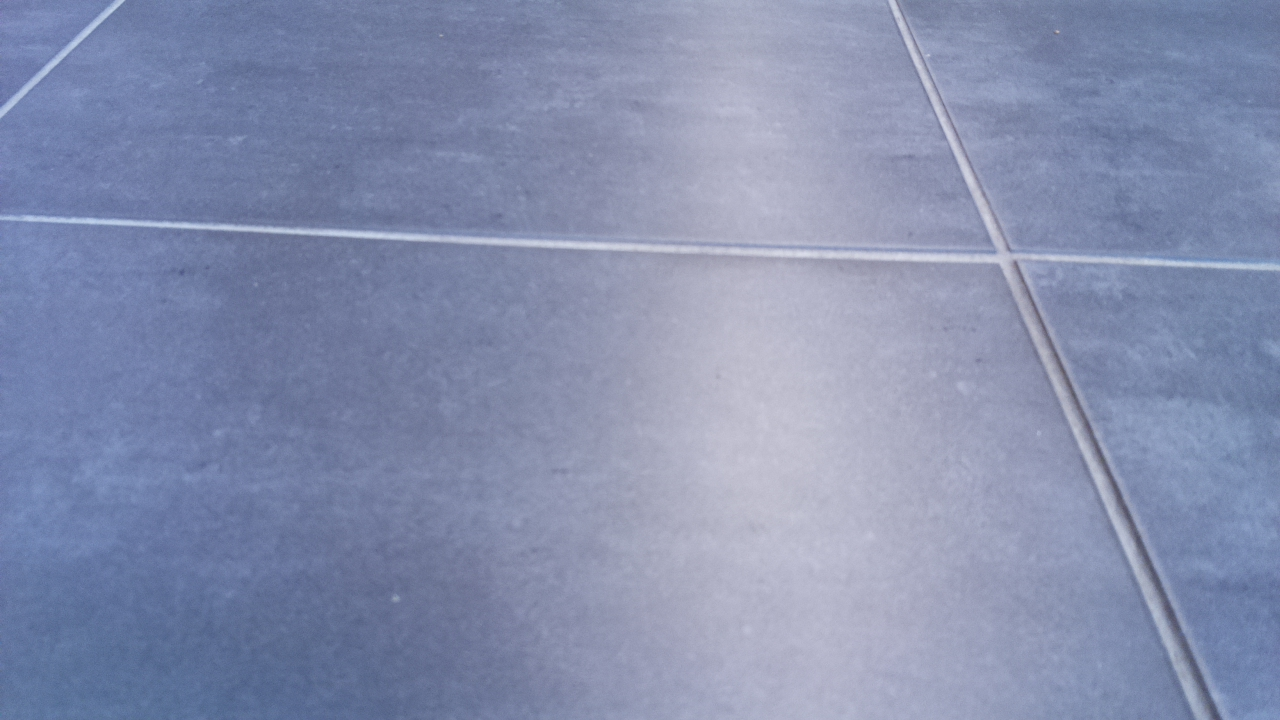
#> input picture Pi/Fun Pi/GridRider/ImageRecognition/image5.jpg, 1280 x 720 px
$ python main.py
#> lines starting #> are read from the running program, lines starting #| are printed output that depends on the picture; after the words box and inside, x2 and y2 are one past the last pixel; in counts of white or black regions, pixels touching at a corner belong together
### Pi/Fun Pi/GridRider/ImageRecognition/Functions.py
import cv2
import numpy as np
from scipy import ndimage
from PIL import Image
import PIL.ImageOps
from numpy import average
from Line import *

def make_long_lines (lines, width, height):
    lines_long=[]
    for x in range(0, len(lines)):
        for x1,y1,x2,y2 in lines[x]:
            a=(float(y2)-float(y1))/(float(x2)-float(x1))
            b=y1-a*x1

            if b<0:
                xStart=int(-b/a)
                yStart=0
            elif b>height:
                xStart=int((height-b)/a)
                yStart=height
            else:
                xStart=0
                yStart=int(b)

            yTemp=int(a*width+b)
            if yTemp>=0 and yTemp<=height:
                yEnd=yTemp
                xEnd=width
            elif a>=0:
                xEnd = int((height - b)/a)
                yEnd = height
            elif a<0:
                xEnd=int(-b/a)
                yEnd=0

            lines_long.append([xStart, yStart, xEnd, yEnd])

    return lines_long

def merge_long_lines (img,lines_long):
    varPixel = 30
    lines_single = [];
    for z in range(0,len(lines_long)):
        if lines_long[z]!=None:
            for line_x1,line_y1,line_x2,line_y2 in [lines_long[z]]:
                group_lines = []
                for q in range(0,len(lines_long)):
                    if lines_long[q]!=None:
                        for x1,y1,x2,y2 in [lines_long[q]]:
                            if (lines_long[q] != None and abs(line_x1 - x1) < varPixel and abs(line_y1 - y1) < varPixel
                                and abs(line_x2 - x2) < varPixel and abs(line_y2 - y2) < varPixel):
                                group_lines.append(lines_long[q]);
                                #[0,0,0,0] -> None ??
                                lines_long[q] = None;

                xStartArray = []
                yStartArray = []
                xEndArray = []
                yEndArray = []

                for x in range(0, len(group_lines)):
                    for x1,y1,x2,y2 in [group_lines[x]]:
                        xStartArray.append(x1)
                        yStartArray.append(y1)
                        xEndArray.append(x2)
                        yEndArray.append(y2)

                line = Line([np.average(xStartArray), np.average(yStartArray)], [np.average(xEndArray), np.average(yEndArray)])
                lines_single.append(line)
                cv2.line(img,(int(np.average(xStartArray)), int(np.average(yStartArray))),(int(np.average(xEndArray)), int(np.average(yEndArray))),(0,255,0),2)

    return lines_single

def checkStop(lines, height, horizontalTreshold, stopTreshold):
    stop = True;
    commando = "STANDARD"
    for x in range(0,len(lines)):
        if abs(lines[x].getSlope()) < horizontalTreshold:
            average = (lines[x].getA()[1] + lines[x].getB()[1])/2
            if average > stopTreshold*height:
                stop = False
                break;

    if (stop):
        commando = "STOP, "
    else:
        commando = "KEEP GOING, "
    return commando

def checkStraight(lines, img, horizontalTreshold, adjustThreshold):
    # Get the horizontal line with the lowest slope
    AMin=9999999999999
    lineAMin = None
    for x in range(0,len(lines)):
        aTemporary=abs(lines[x].getSlope())
        if aTemporary<AMin:
            AMin=aTemporary
            lineAMin=lines[x]

    cv2.line(img,(int(lineAMin.getA()[0]), int(lineAMin.getA()[1])),(int(lineAMin.getB()[0]), int(lineAMin.getB()[1])),(0,0,255),2)
    lineAMin.draw(img, 255, 255, 255);
    cv2.imwrite("Images/image2.jpg", img)

    degrees = lineAMin.getDegrees()
    if AMin > horizontalTreshold and degrees > adjustThreshold:
        if lineAMin.getSlope() > 0:
            commando = "LEFT"
            print("LEFT" + str(degrees));
        else:
            commando = "RIGHT"
            print("RIGHT" + str(degrees));
    else:
        commando = None
        print("NONE");
    return (commando, degrees)

def calculateCommando(lines, img, height, width, horizontalTreshold, stopTreshold, adjustThreshold):
    commando = ""
    commando += checkStop(lines, height, horizontalTreshold, stopTreshold)
    commando += checkStraight(lines, img, horizontalTreshold, adjustThreshold)
    return commando

# [19 lines left out: function line_intersection, not called in this run]

### Pi/Fun Pi/GridRider/ImageRecognition/Line.py
import math
import numpy as np
import cv2

class Line:

    def __init__(self, A, B):
        if (A[0] < B[0]):
            self.A = A
            self.B = B
        else:
            self.A = B
            self.B = A
        self.intersections = []

    def addIntersection(self, intersection):
       intersections.append(intersection);

    def getSlope(self):
        return (float(self.B[1])-float(self.A[1]))/(float(self.B[0])-float(self.A[0]));

    def getDegrees(self):
        overstaand= abs(self.getA()[1]-self.getB()[1])
        aanliggend=abs(self.getA()[0]-self.getB()[0])
        return (math.atan(float(overstaand)/float(aanliggend)))/np.pi*180.0;

    def getA(self):
        return self.A;

    def getB(self):
        return self.B;

    def draw(self, img, red, green, blue):
        cv2.line(img,(int(self.A[0]), int(self.A[1])),
                 (int(self.B[0]), int(self.B[1])),(red, green, blue),2)

### Pi/Fun Pi/GridRider/ImageRecognition/main.py
import cv2
import math
from scipy import ndimage
from PIL import Image
import PIL.ImageOps
from numpy import average
from Functions import *
from Intersection import *

commando = "EMPTY"
horizontalTreshold = 0.03 # slope
stopTreshold = 0.5 # ratio screen
adjustThreshold = 2 # degrees
symmetryThreshold = 100 # pixels

img = cv2.imread('image5.jpg')
#> img is the input picture: shape (720, 1280, 3); mean B, G, R 174.6, 142.7, 133
height, width, channels = img.shape
#> height = 720; width = 1280; channels = 3
print("height =", height, ", width =", width)
#| height = 720 , width = 1280

# Perform line detection
threshold1 = 0;
threshold2 = 100;
gray = cv2.cvtColor(img,cv2.COLOR_BGR2GRAY)
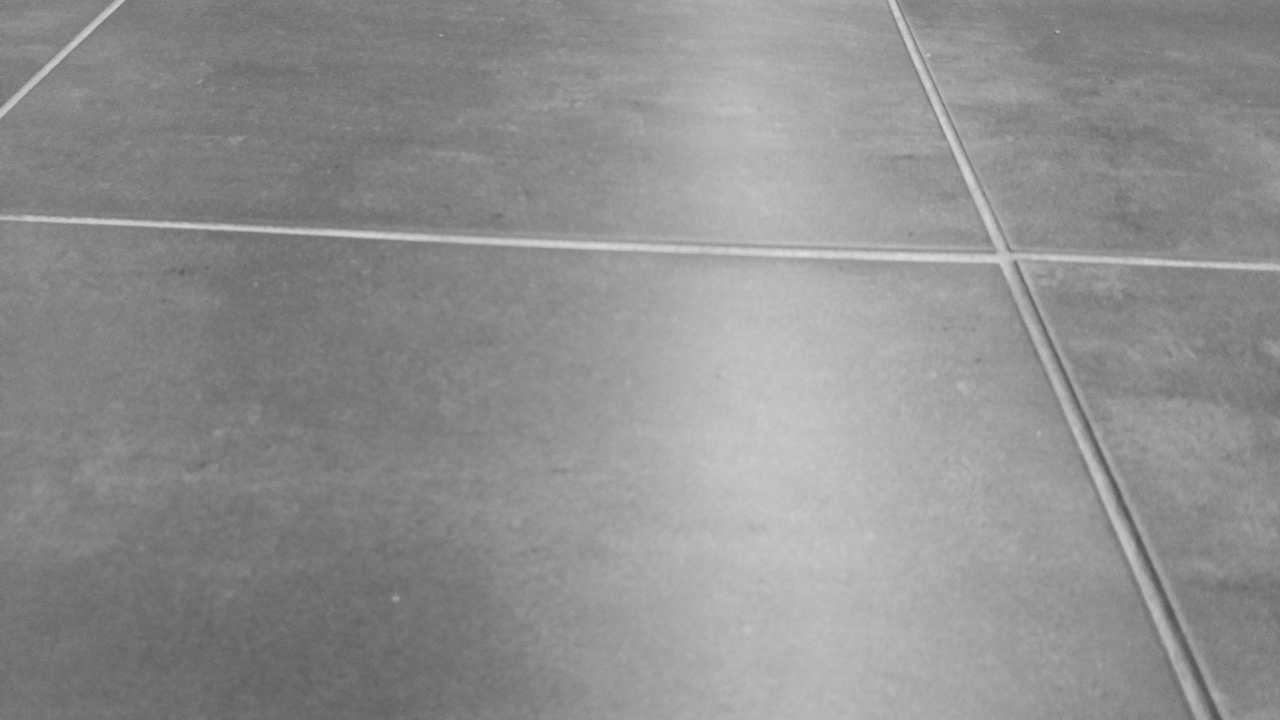
#> gray: shape (720, 1280); min 78, max 221, mean 143.4
edges = cv2.Canny(gray, threshold1, threshold2, apertureSize = 3)
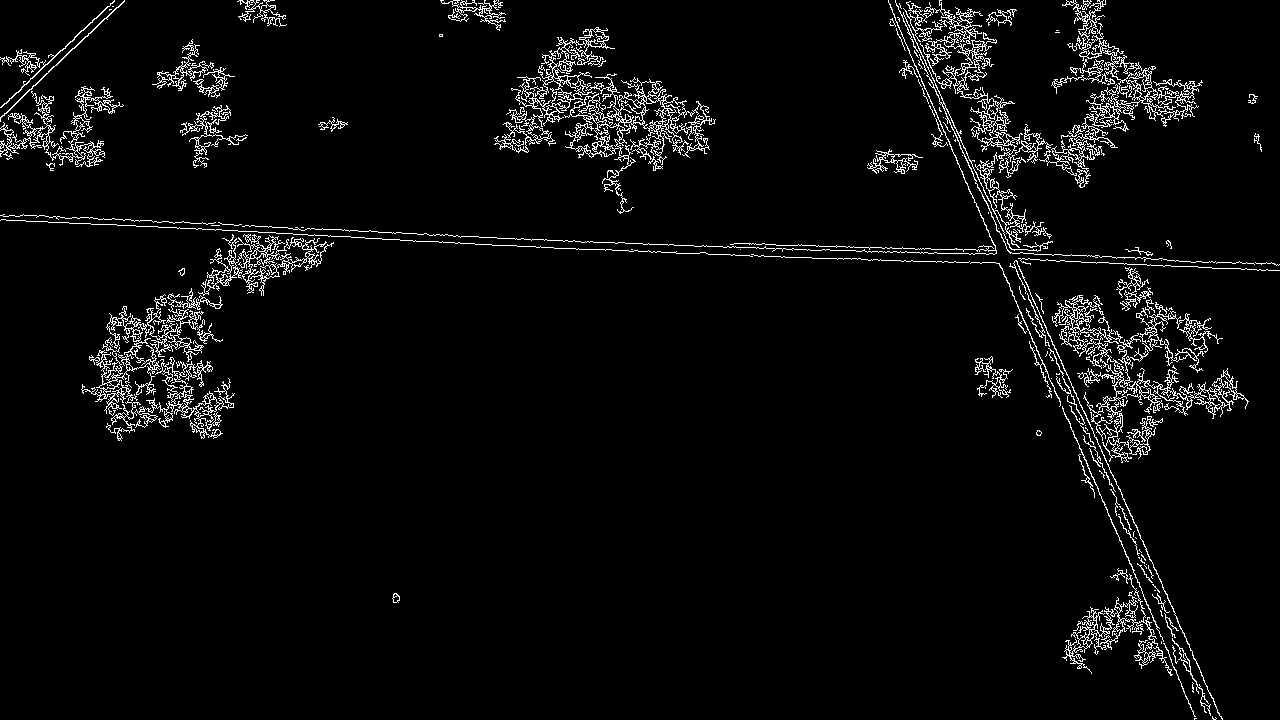
#> edges: shape (720, 1280); 4.2% white in thin lines or dots
lines = cv2.HoughLinesP(edges, rho = 1, theta = 1*np.pi/1800, threshold = 200, minLineLength = 200, maxLineGap = 100)
#> lines = [[899, 4, 1222, 719], [1021, 259, 1279, 270], [888, 0, 1196, 718], [1, 219, 630, 251], [0, 215, 782, 250], [895, 0, 1178, 630], [631, 251, 1135, 268], [903, 8, 1222, 718], [734, 243, 1279, 264], [895, 2, 1216, 718], [888, 2, 1195, 718], [460, 237, 988, 254]]

# Edit the found lines
lines_long = make_long_lines (lines, width, height)
#> the loop in make_long_lines, `for x in range(0, len(lines)):` made 12 passes
#> after the loop in make_long_lines, `for x in range(0, len(lines)):`: lines_long = [[897, 0, 1222, 720], [0, 215, 1280, 270], [888, 0, 1196, 720], [0, 218, 1280, 284], [0, 215, 1280, 272], [895, 0, 1218, 720], [0, 229, 1280, 272], [899, 0, 1222, 720], [0, 214, 1280, 264], [894, 0, 1216, 720], [887, 0, 1195, 720], [0, 222, 1280, 263]]
lines_single = merge_long_lines(img, lines_long)
#> the loop in merge_long_lines, `for z in range(0,len(lines_long)):` made 12 passes
#> after the loop in merge_long_lines, `for z in range(0,len(lines_long)):`:
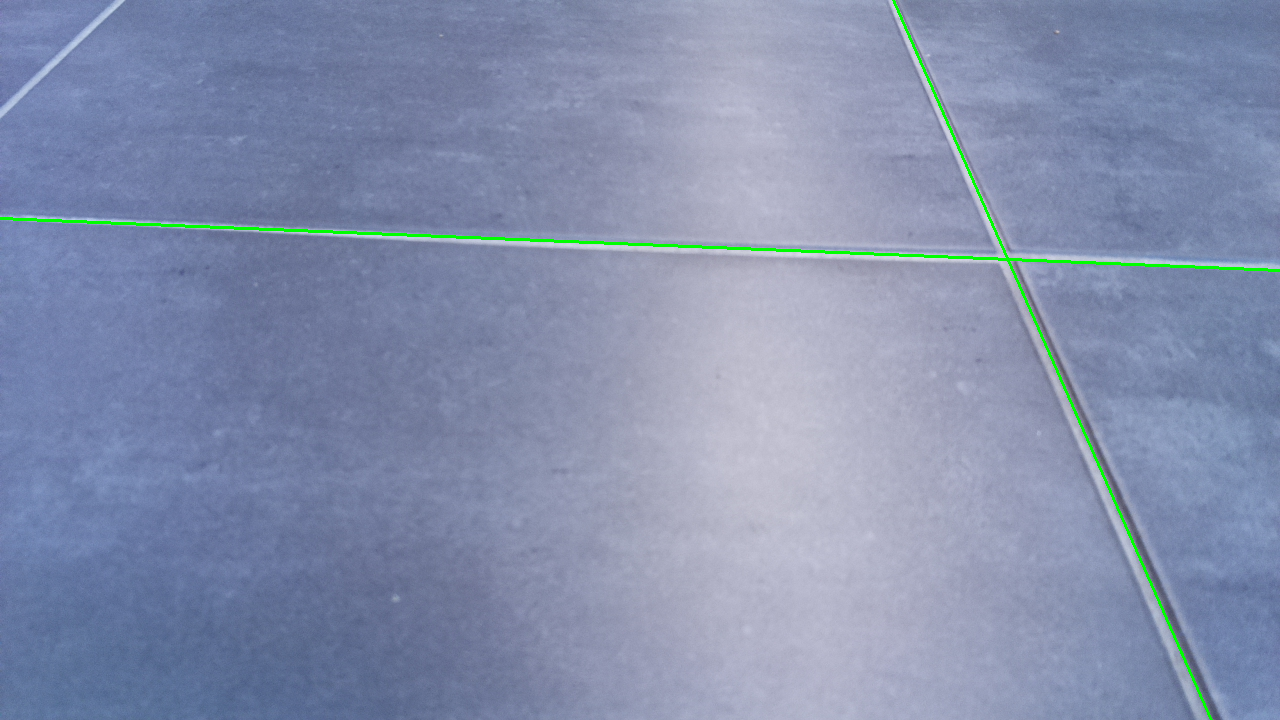
#> img: shape (720, 1280, 3); 0.65% of pixels changed, all inside (x1, y1, x2, y2) = (0, 0, 1280, 720)
#> after the loop in merge_long_lines, `for z in range(0,len(lines_long)):`: lines_long = 12 items; lines_single = 2 items
#> lines_single = 2 items

# Check what to do (stop, left, right)
commando = calculateCommando(lines_single, img, height, width, horizontalTreshold, stopTreshold, adjustThreshold)
#> the loop in checkStop, `for x in range(0,len(lines)):` made 2 passes
#> in checkStop, `commando = "STOP, "`: commando = 'STOP, '
#> the loop in checkStraight, `for x in range(0,len(lines)):` made 2 passes
#> (aTemporary, AMin) on passes 1 to 2: (2.26, 2.26), (0.0406, 0.0406)
#> after the loop in checkStraight, `for x in range(0,len(lines)):`: AMin = 0.0406
#> in draw, `cv2.line(img,(int(self.A[0]), int(self.A[1])), (int(self.B[0]), int(se..`:
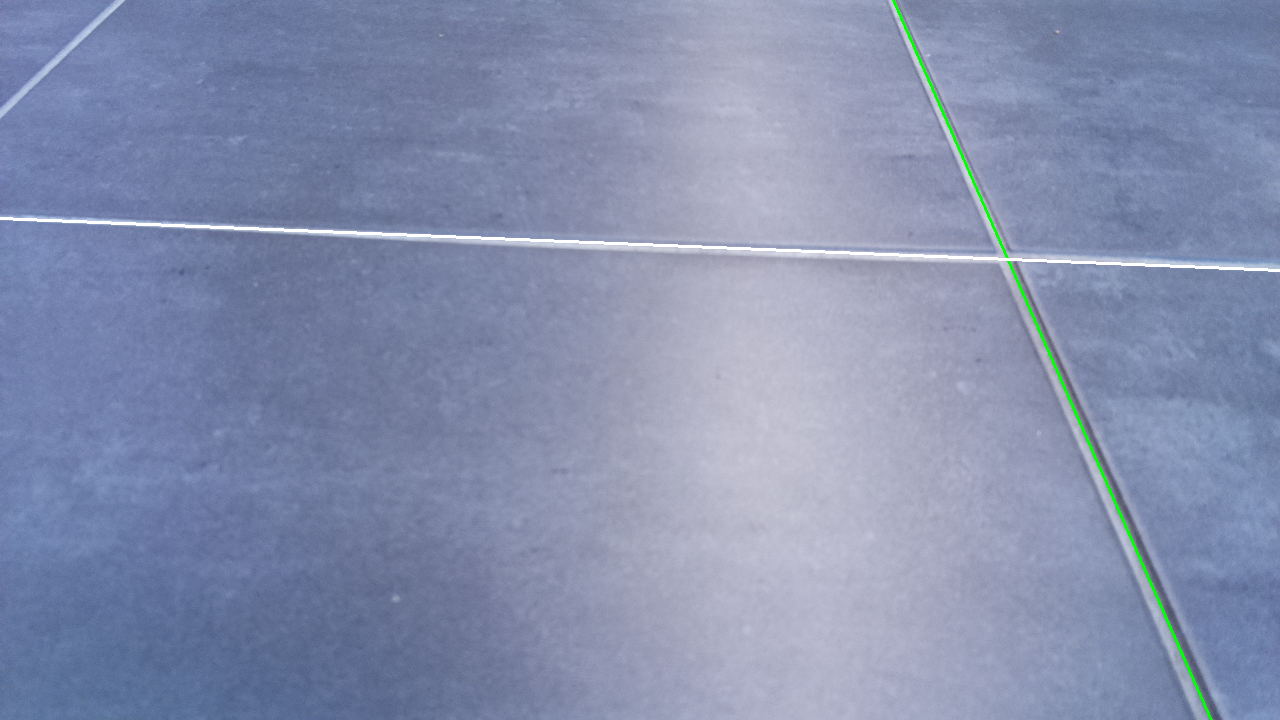
#> img: shape (720, 1280, 3); mean B, G, R 174.4, 143.2, 132.9
#> in getDegrees, `overstaand= abs(self.getA()[1]-self.getB()[1])`: overstaand = 52
#> in getDegrees, `aanliggend=abs(self.getA()[0]-self.getB()[0])`: aanliggend = 1280
#> in checkStraight, `degrees = lineAMin.getDegrees()`: degrees = 2.33
#> in checkStraight, `commando = "LEFT"`: commando = 'LEFT'
#| LEFT2.326361803575059
#> (the run stopped early here; a loop or call above may not have finished)
